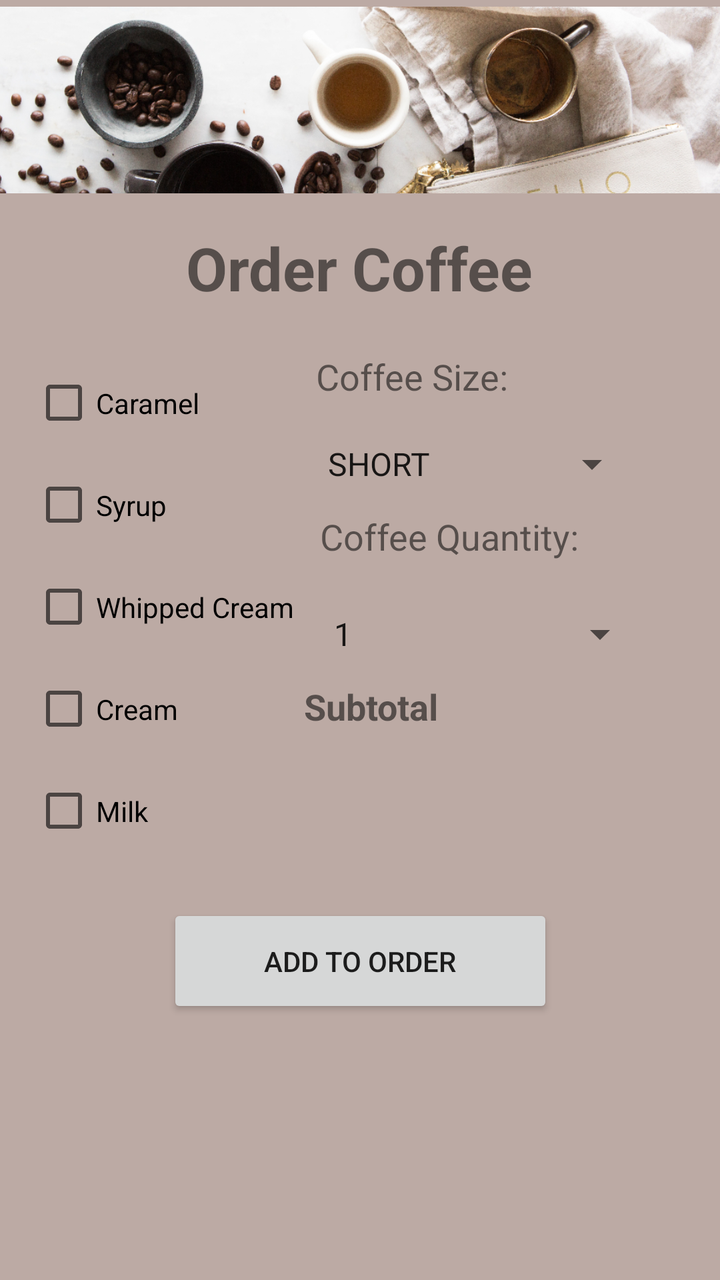
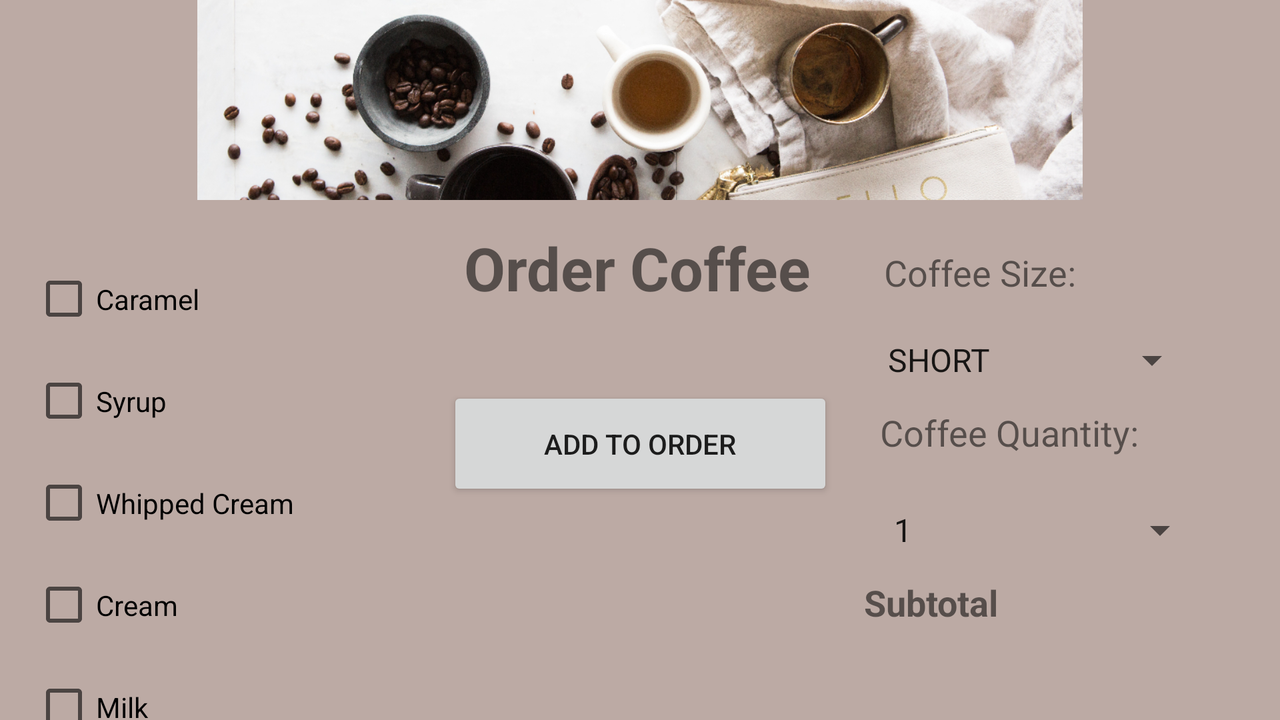

First picture: res/layout/ on a phone held upright. Second picture: the repository's own variant of that layout, on a device whose configuration matches the variant's folder. Source for both follows.
<!-- AndroidManifest.xml: application theme Theme.CoffeeShop -->
<!-- res/layout/activity_order_coffee.xml -->
<?xml version="1.0" encoding="utf-8"?>
<androidx.constraintlayout.widget.ConstraintLayout xmlns:android="http://schemas.android.com/apk/res/android"
    xmlns:app="http://schemas.android.com/apk/res-auto"
    xmlns:tools="http://schemas.android.com/tools"
    android:layout_width="match_parent"
    android:layout_height="match_parent"
    tools:context="com.example.coffeeshop.OrderCoffeeActivity">

    <CheckBox
        android:id="@+id/cream_CB"
        android:layout_width="173dp"
        android:layout_height="51dp"
        android:layout_marginStart="16dp"
        android:text="@string/cream"
        app:layout_constraintStart_toStartOf="parent"
        app:layout_constraintTop_toBottomOf="@+id/whippedCream_CB" />

    <CheckBox
        android:id="@+id/whippedCream_CB"
        android:layout_width="173dp"
        android:layout_height="51dp"
        android:layout_marginStart="16dp"
        android:text="@string/whipped_cream"
        app:layout_constraintStart_toStartOf="parent"
        app:layout_constraintTop_toBottomOf="@+id/syrup_CB" />

    <CheckBox
        android:id="@+id/syrup_CB"
        android:layout_width="173dp"
        android:layout_height="51dp"
        android:layout_marginStart="16dp"
        android:text="@string/syrup"
        app:layout_constraintStart_toStartOf="parent"
        app:layout_constraintTop_toBottomOf="@+id/caramel_CB" />

    <CheckBox
        android:id="@+id/milk_CB"
        android:layout_width="173dp"
        android:layout_height="51dp"
        android:layout_marginStart="16dp"
        android:text="@string/milk"
        app:layout_constraintStart_toStartOf="parent"
        app:layout_constraintTop_toBottomOf="@+id/cream_CB" />

    <TextView
        android:id="@+id/coffeeQuantity"
        android:layout_width="168dp"
        android:layout_height="37dp"
        android:layout_marginEnd="32dp"
        android:text="@string/coffee_quantity"
        android:textSize="18sp"
        app:layout_constraintEnd_toEndOf="parent"
        app:layout_constraintTop_toBottomOf="@+id/coffeeSizeSPIN" />

    <Spinner
        android:id="@+id/coffeeQTY_SPIN"
        android:layout_width="165dp"
        android:layout_height="48dp"
        android:layout_marginEnd="36dp"
        android:entries="@array/coffee_QTY_choices"
        app:layout_constraintEnd_toEndOf="parent"
        app:layout_constraintTop_toBottomOf="@+id/coffeeQuantity" />

    <Spinner
        android:id="@+id/coffeeSizeSPIN"
        android:layout_width="164dp"
        android:layout_height="48dp"
        android:layout_marginEnd="40dp"
        android:entries="@array/coffee_size_choices"
        app:layout_constraintEnd_toEndOf="parent"
        app:layout_constraintTop_toBottomOf="@+id/coffeeSize" />

    <TextView
        android:id="@+id/orderCoffee"
        android:layout_width="212dp"
        android:layout_height="68dp"
        android:layout_marginTop="100dp"
        android:gravity="center"
        android:text="@string/order_coffee"
        android:textSize="30sp"
        android:textStyle="bold"
        app:layout_constraintEnd_toEndOf="parent"
        app:layout_constraintHorizontal_bias="0.497"
        app:layout_constraintStart_toStartOf="parent"
        app:layout_constraintTop_toTopOf="parent" />

    <CheckBox
        android:id="@+id/caramel_CB"
        android:layout_width="173dp"
        android:layout_height="51dp"
        android:layout_marginStart="16dp"
        android:layout_marginTop="176dp"
        android:text="@string/caramel"
        app:layout_constraintStart_toStartOf="parent"
        app:layout_constraintTop_toTopOf="parent" />

    <TextView
        android:id="@+id/coffeeSize"
        android:layout_width="162dp"
        android:layout_height="32dp"
        android:layout_marginTop="176dp"
        android:layout_marginEnd="40dp"
        android:text="@string/coffee_size"
        android:textSize="18sp"
        app:layout_constraintEnd_toEndOf="parent"
        app:layout_constraintTop_toTopOf="parent" />

    <TextView
        android:id="@+id/coffeeSubTotalDisplay"
        android:layout_width="134dp"
        android:layout_height="46dp"
        android:layout_marginEnd="72dp"
        app:layout_constraintEnd_toEndOf="parent"
        app:layout_constraintTop_toBottomOf="@+id/coffeeSubtotal" />

    <TextView
        android:id="@+id/coffeeSubtotal"
        android:layout_width="140dp"
        android:layout_height="45dp"
        android:layout_marginEnd="68dp"
        android:text="@string/subtotal"
        android:textSize="18sp"
        android:textStyle="bold"
        app:layout_constraintEnd_toEndOf="parent"
        app:layout_constraintTop_toBottomOf="@+id/coffeeQTY_SPIN" />

    <Button
        android:id="@+id/addCoffeeToOrder"
        android:layout_width="193dp"
        android:layout_height="57dp"
        android:layout_marginTop="20dp"
        android:layout_marginBottom="124dp"
        android:text="@string/add_to_order"
        app:layout_constraintBottom_toBottomOf="parent"
        app:layout_constraintEnd_toEndOf="parent"
        app:layout_constraintStart_toStartOf="parent"
        app:layout_constraintTop_toBottomOf="@+id/coffeeSubTotalDisplay"
        app:layout_constraintVertical_bias="0.0" />

    <ImageView
        android:id="@+id/coffeeHeader"
        android:layout_width="414dp"
        android:layout_height="100dp"
        android:contentDescription="@string/coffeeheader"
        android:src="@drawable/coffee_btn"
        app:layout_constraintEnd_toEndOf="parent"
        app:layout_constraintHorizontal_bias="0.666"
        app:layout_constraintStart_toStartOf="parent"
        app:layout_constraintTop_toTopOf="parent" />

</androidx.constraintlayout.widget.ConstraintLayout>
<!-- resources referenced by this layout -->
<resources>
  <string-array name="coffee_QTY_choices">
          <item>1</item>
          <item>2</item>
          <item>3</item>
          <item>4</item>
          <item>5</item>
      </string-array>
  <string-array name="coffee_size_choices">
          <item>SHORT</item>
          <item>TALL</item>
          <item>GRANDE</item>
          <item>VENTI</item>
      </string-array>
  <!-- drawable coffee_btn: png bitmap (drawable, 425857 bytes) -->
  <string name="add_to_order">Add To Order</string>
  <string name="caramel">Caramel</string>
  <string name="coffee_quantity">Coffee Quantity:</string>
  <string name="coffee_size">Coffee Size:</string>
  <string name="coffeeheader">coffeeHeader</string>
  <string name="cream">Cream</string>
  <string name="milk">Milk</string>
  <string name="order_coffee">Order Coffee</string>
  <string name="subtotal">Subtotal</string>
  <string name="syrup">Syrup</string>
  <string name="whipped_cream">Whipped Cream</string>
  <style name="Theme.CoffeeShop" parent="Theme.MaterialComponents.Light">
          
          <item name="colorPrimary">@color/blue_grey_700</item>
          
          <item name="colorPrimaryVariant">@color/blue_grey_500</item>
          <item name="colorOnPrimary">@color/white</item>
          
          <item name="colorSecondary">@color/cyan_700</item>
          
          <item name="colorSecondaryVariant">@color/cyan_400</item>
          <item name="colorOnSecondary">@color/black</item>
          
          <item name="colorSurface">@color/white</item>
          <item name="colorOnSurface">@color/black</item>
          
          <item name="android:colorBackground">@color/brown_200</item>
          <item name="colorOnBackground">@color/black</item>
          
          <item name="colorError">@color/red_900</item>
          <item name="colorOnError">@color/white</item>
          
  
          <item name="android:statusBarColor" tools:targetApi="l">?attr/colorPrimaryVariant</item>
          <item name="shapeAppearanceSmallComponent">@style/AppShapeAppearance.SmallComponent</item>
          <item name="shapeAppearanceMediumComponent">@style/AppShapeAppearance.MediumComponent</item>
          <item name="shapeAppearanceLargeComponent">@style/AppShapeAppearance.LargeComponent</item>
          <item name="materialButtonStyle">@style/AppButton</item>
          <item name="android:listViewStyle">@style/myListView</item>
  
      </style>
  <color name="blue_grey_700">#455A64</color>
  <color name="blue_grey_500">#607D8B</color>
  <color name="white">#FFFFFF</color>
  <color name="cyan_700">#0097A7</color>
  <color name="cyan_400">#26C6DA</color>
  <color name="black">#000000</color>
  <color name="brown_200">#BCAAA4</color>
  <color name="red_900">#B71C1C</color>
  <style name="AppShapeAppearance.SmallComponent" parent="ShapeAppearance.MaterialComponents.SmallComponent">
          <item name="cornerFamily">cut</item>
          <item name="cornerSize">8dp</item>
      </style>
  <style name="AppShapeAppearance.MediumComponent" parent="ShapeAppearance.MaterialComponents.MediumComponent">
          <item name="cornerFamily">cut</item>
          <item name="cornerSize">8dp</item>
      </style>
  <style name="AppShapeAppearance.LargeComponent" parent="ShapeAppearance.MaterialComponents.LargeComponent">
          <item name="cornerFamily">cut</item>
          <item name="cornerSize">8dp</item>
      </style>
  <style name="AppButton" parent="Widget.MaterialComponents.Button">
          <item name="backgroundTint">?attr/colorSecondary</item>
          <item name="rippleColor">?attr/colorSecondaryVariant</item>
          <item name="strokeWidth">1dp</item>
          <item name="android:textColor">@color/grey_900</item>
      </style>
  <style name="myListView" parent="Widget.AppCompat.ListView">
          <item name="android:divider">?attr/colorPrimaryVariant</item>
          <item name="android:dividerHeight">1dp</item>
          <item name="android:listSelector">?attr/colorPrimary</item>
          <item name="android:smoothScrollbar">true</item>
  
      </style>
  <color name="grey_900">#212121</color>
</resources>
<!-- res/layout-land/activity_order_coffee.xml (the author's variant of the layout above) -->
<!-- drawn on the phone turned sideways -->
<?xml version="1.0" encoding="utf-8"?>
<androidx.constraintlayout.widget.ConstraintLayout xmlns:android="http://schemas.android.com/apk/res/android"
    xmlns:app="http://schemas.android.com/apk/res-auto"
    xmlns:tools="http://schemas.android.com/tools"
    android:layout_width="match_parent"
    android:layout_height="match_parent"
    tools:context="com.example.coffeeshop.OrderCoffeeActivity">

    <CheckBox
        android:id="@+id/cream_CB"
        android:layout_width="173dp"
        android:layout_height="51dp"
        android:layout_marginStart="16dp"
        android:text="@string/cream"
        app:layout_constraintStart_toStartOf="parent"
        app:layout_constraintTop_toBottomOf="@+id/whippedCream_CB" />

    <CheckBox
        android:id="@+id/whippedCream_CB"
        android:layout_width="173dp"
        android:layout_height="51dp"
        android:layout_marginStart="16dp"
        android:text="@string/whipped_cream"
        app:layout_constraintStart_toStartOf="parent"
        app:layout_constraintTop_toBottomOf="@+id/syrup_CB" />

    <CheckBox
        android:id="@+id/syrup_CB"
        android:layout_width="173dp"
        android:layout_height="51dp"
        android:layout_marginStart="16dp"
        android:text="@string/syrup"
        app:layout_constraintStart_toStartOf="parent"
        app:layout_constraintTop_toBottomOf="@+id/caramel_CB" />

    <CheckBox
        android:id="@+id/milk_CB"
        android:layout_width="173dp"
        android:layout_height="51dp"
        android:layout_marginStart="16dp"
        android:text="@string/milk"
        app:layout_constraintStart_toStartOf="parent"
        app:layout_constraintTop_toBottomOf="@+id/cream_CB" />

    <TextView
        android:id="@+id/coffeeQuantity"
        android:layout_width="168dp"
        android:layout_height="37dp"
        android:layout_marginEnd="32dp"
        android:text="@string/coffee_quantity"
        android:textSize="18sp"
        app:layout_constraintEnd_toEndOf="parent"
        app:layout_constraintTop_toBottomOf="@+id/coffeeSizeSPIN" />

    <Spinner
        android:id="@+id/coffeeQTY_SPIN"
        android:layout_width="165dp"
        android:layout_height="48dp"
        android:layout_marginEnd="36dp"
        android:entries="@array/coffee_QTY_choices"
        app:layout_constraintEnd_toEndOf="parent"
        app:layout_constraintTop_toBottomOf="@+id/coffeeQuantity" />

    <Spinner
        android:id="@+id/coffeeSizeSPIN"
        android:layout_width="164dp"
        android:layout_height="48dp"
        android:layout_marginEnd="40dp"
        android:entries="@array/coffee_size_choices"
        app:layout_constraintEnd_toEndOf="parent"
        app:layout_constraintTop_toBottomOf="@+id/coffeeSize" />

    <TextView
        android:id="@+id/orderCoffee"
        android:layout_width="212dp"
        android:layout_height="68dp"
        android:layout_marginTop="100dp"
        android:gravity="center"
        android:text="@string/order_coffee"
        android:textSize="30sp"
        android:textStyle="bold"
        app:layout_constraintEnd_toEndOf="parent"
        app:layout_constraintHorizontal_bias="0.497"
        app:layout_constraintStart_toStartOf="parent"
        app:layout_constraintTop_toTopOf="parent" />

    <CheckBox
        android:id="@+id/caramel_CB"
        android:layout_width="173dp"
        android:layout_height="51dp"
        android:layout_marginStart="16dp"
        android:layout_marginTop="124dp"
        android:text="@string/caramel"
        app:layout_constraintStart_toStartOf="parent"
        app:layout_constraintTop_toTopOf="parent" />

    <TextView
        android:id="@+id/coffeeSize"
        android:layout_width="162dp"
        android:layout_height="32dp"
        android:layout_marginTop="124dp"
        android:layout_marginEnd="36dp"
        android:text="@string/coffee_size"
        android:textSize="18sp"
        app:layout_constraintEnd_toEndOf="parent"
        app:layout_constraintTop_toTopOf="parent" />

    <TextView
        android:id="@+id/coffeeSubTotalDisplay"
        android:layout_width="134dp"
        android:layout_height="46dp"
        android:layout_marginEnd="72dp"
        app:layout_constraintEnd_toEndOf="parent"
        app:layout_constraintTop_toBottomOf="@+id/coffeeSubtotal" />

    <TextView
        android:id="@+id/coffeeSubtotal"
        android:layout_width="140dp"
        android:layout_height="45dp"
        android:layout_marginEnd="68dp"
        android:text="@string/subtotal"
        android:textSize="18sp"
        android:textStyle="bold"
        app:layout_constraintEnd_toEndOf="parent"
        app:layout_constraintTop_toBottomOf="@+id/coffeeQTY_SPIN" />

    <Button
        android:id="@+id/addCoffeeToOrder"
        android:layout_width="193dp"
        android:layout_height="57dp"
        android:text="@string/add_to_order"
        app:layout_constraintBottom_toBottomOf="parent"
        app:layout_constraintEnd_toEndOf="parent"
        app:layout_constraintHorizontal_bias="0.5"
        app:layout_constraintStart_toStartOf="parent"
        app:layout_constraintTop_toTopOf="parent"
        app:layout_constraintVertical_bias="0.638" />

    <ImageView
        android:id="@+id/coffeeHeader"
        android:layout_width="match_parent"
        android:layout_height="100dp"
        android:contentDescription="@string/coffeeheader"
        android:src="@drawable/coffee_btn"
        app:layout_constraintEnd_toEndOf="parent"
        app:layout_constraintHorizontal_bias="0.666"
        app:layout_constraintStart_toStartOf="parent"
        app:layout_constraintTop_toTopOf="parent" />

</androidx.constraintlayout.widget.ConstraintLayout>
